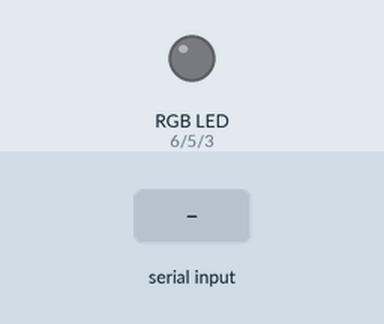
Recording of a sketch running on a simulated Arduino Uno, built with avr-gcc and run on an emulated ATmega328P. Shown: an RGB LED mixed from three pins (HIGH = lit). The test bench sets the inputs (shaded band).

Above: at 1.2 s.
1.3 s: "DR\n" received over Serial
At 1.9 s:
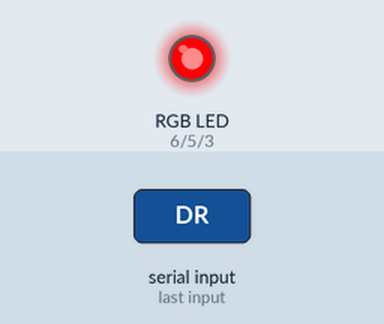
2.8 s: "DG\n" received over Serial
At 3.1 s:
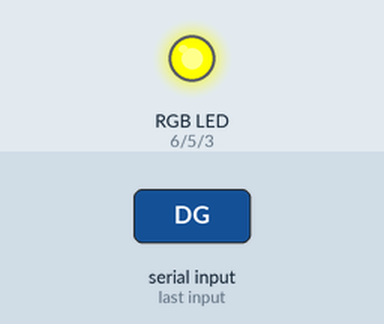
4.3 s: "DB\n" received over Serial
At 5.4 s:
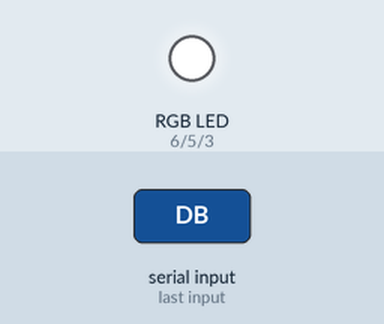
5.8 s: "R90\n" received over Serial
At 6.6 s:
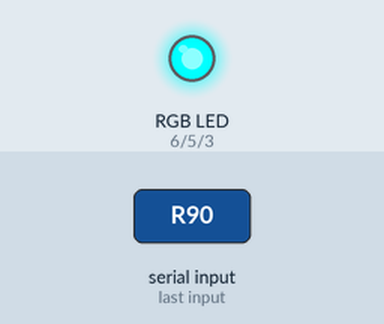
7.3 s: "G90\n" received over Serial
At 7.7 s:
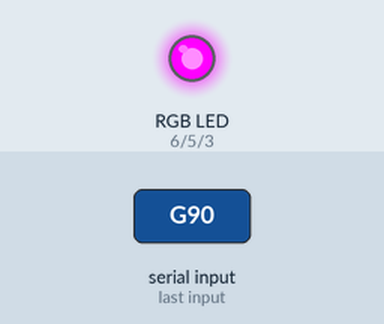
8.8 s: "DR90\n" received over Serial
At 10.1 s:
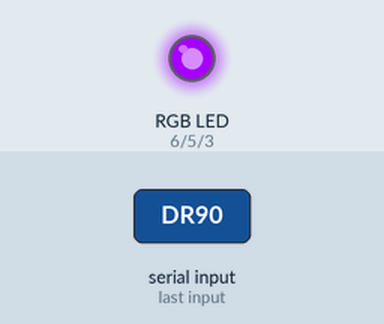
Timing chart, 0 to 11.3 s (numbered marks = the images above; inputs shaded):
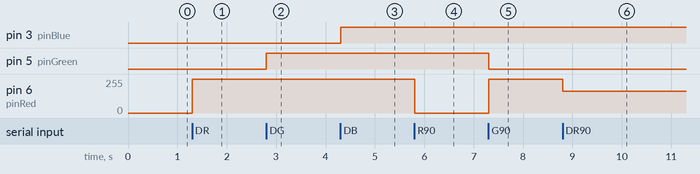

Measured:
- after the input at 1.3 s, pin 6 (pinRed): 0/255 → 255/255 at once
- after the input at 2.8 s, pin 5 (pinGreen): LOW → HIGH at once
- after the input at 4.3 s, pin 3 (pinBlue): LOW → HIGH at once
- after the input at 5.8 s, pin 6 (pinRed): 255/255 → 0/255 at once
- after the input at 7.3 s, pin 5 (pinGreen): HIGH → LOW at once; pin 6 (pinRed): 0/255 → 255/255 at once
- after the input at 8.8 s, pin 6 (pinRed): 255/255 → 165/255 at once

The sketch:

gesturedrivensys.ino
```cpp
const int pinRed = 6;
const int pinGreen = 5;
const int pinBlue = 3;

void setup() {
  pinMode(pinRed, OUTPUT);
  pinMode(pinGreen, OUTPUT);
  pinMode(pinBlue, OUTPUT);
  Serial.begin(9600);
}

void loop() {
  static String command = "";

  while (Serial.available()) {
    char c = Serial.read();
    if (c == '\n') {
      // Process the complete command
      if (command.startsWith("R")) {
        analogWrite(pinRed, 0);  // Turn on Red
        analogWrite(pinGreen, 255);  // Turn off Green
        analogWrite(pinBlue, 255);  // Turn off Blue
      } else if (command.startsWith("G")) {
        analogWrite(pinRed, 255);  // Turn off Red
        analogWrite(pinGreen, 0);  // Turn on Green
        analogWrite(pinBlue, 255);  // Turn off Blue
      } else if (command.startsWith("B")) {
        analogWrite(pinRed, 255);  // Turn off Red
        analogWrite(pinGreen, 255);  // Turn off Green
        analogWrite(pinBlue, 0);  // Turn on Blue
      } else if (command.startsWith("DR")) {
        int dimValue = command.substring(2).toInt();
        analogWrite(pinRed, 255 - dimValue);  // Control dimming for Red
      } else if (command.startsWith("DG")) {
        int dimValue = command.substring(2).toInt();
        analogWrite(pinGreen, 255 - dimValue);  // Control dimming for Green
      } else if (command.startsWith("DB")) {
        int dimValue = command.substring(2).toInt();
        analogWrite(pinBlue, 255 - dimValue);  // Control dimming for Blue
      }

      command = "";  // Clear command buffer
    } else {
      command += c;  // Accumulate the command
    }
  }
}
```
